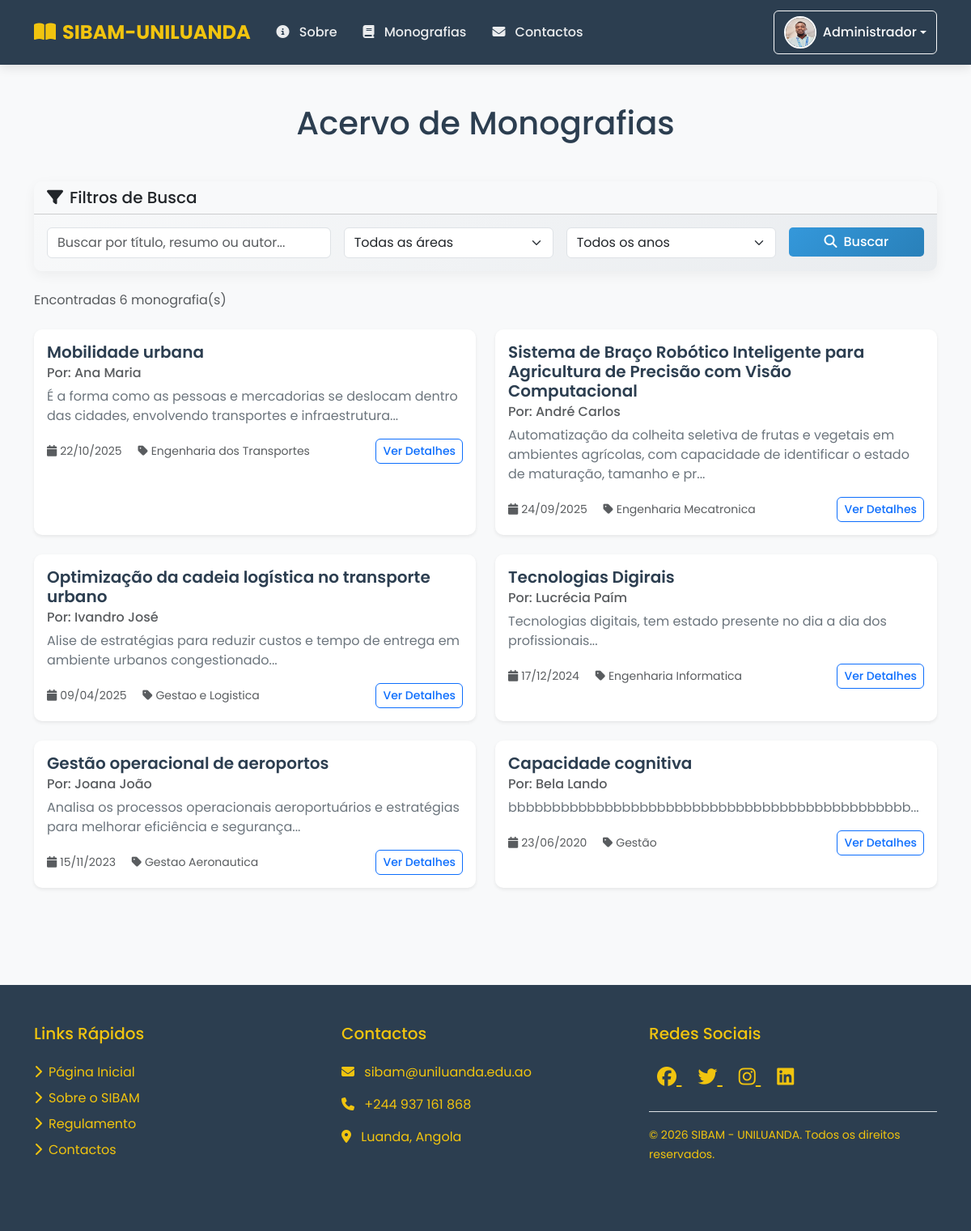
Before: /monografias.php (signed in) with the older database file.
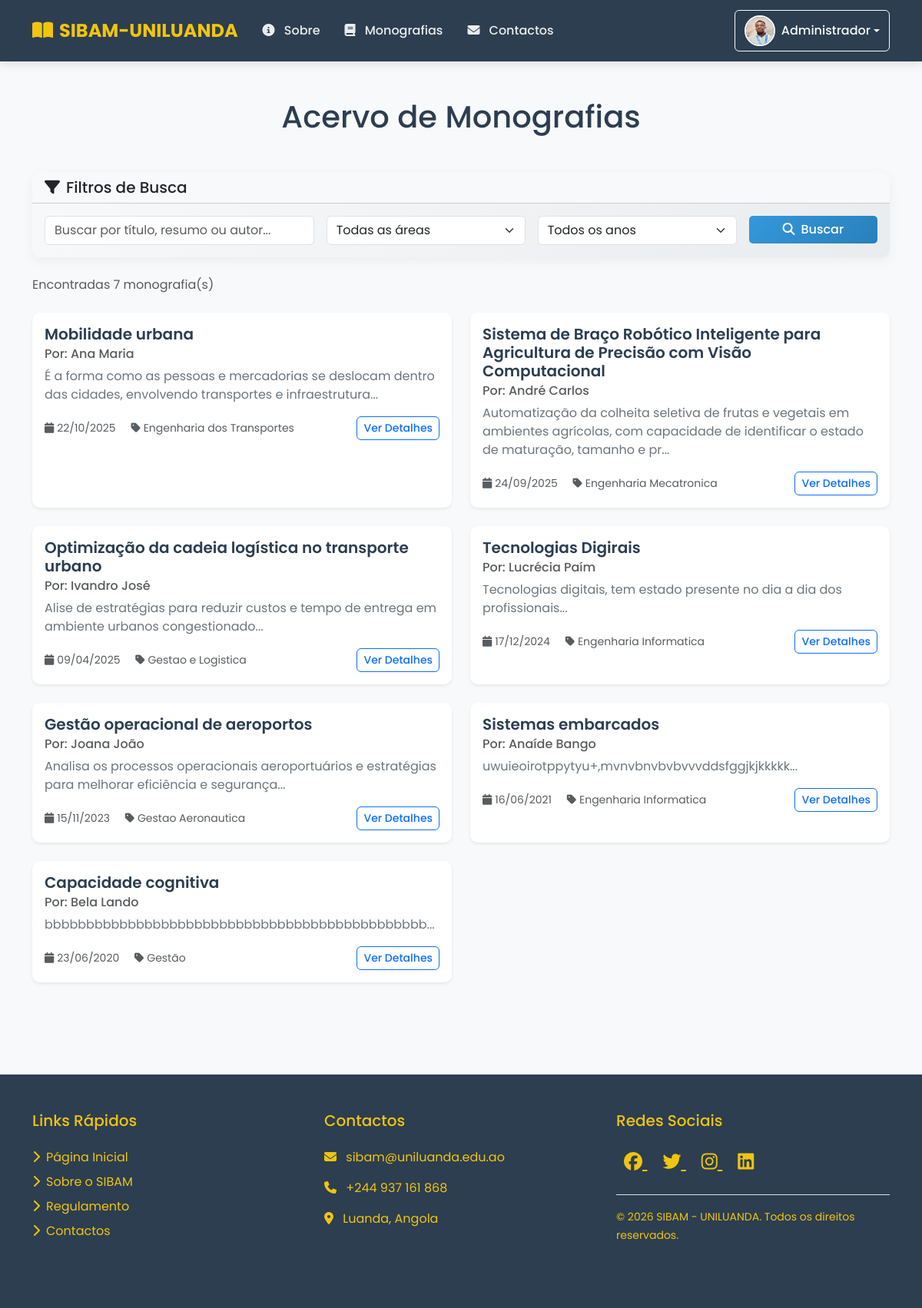
After: the same page with the newer database file.
### tables this page shows
CREATE TABLE `monografias` (
  `id` int NOT NULL AUTO_INCREMENT,
  `titulo` varchar(255) NOT NULL,
  `resumo` text NOT NULL,
  `autor_id` int NOT NULL,
  `orientador` varchar(100) DEFAULT NULL,
  `area` varchar(100) DEFAULT NULL,
  `palavras_chave` varchar(255) DEFAULT NULL,
  `arquivo` varchar(255) NOT NULL,
  `data_publicacao` date DEFAULT NULL,
  `status` enum('pendente','aprovado','rejeitado') DEFAULT 'pendente',
  `data_submissao` timestamp NULL DEFAULT CURRENT_TIMESTAMP,
  PRIMARY KEY (`id`),
  KEY `autor_id` (`autor_id`),
  CONSTRAINT `fk_monografias_autor` FOREIGN KEY (`autor_id`) REFERENCES `usuarios` (`id`) ON DELETE CASCADE ON UPDATE CASCADE
);

CREATE TABLE `usuarios` (
  `id` int NOT NULL AUTO_INCREMENT,
  `nome` varchar(100) NOT NULL,
  `email` varchar(100) NOT NULL,
  `password` varchar(255) NOT NULL,
  `tipo` enum('admin','estudante','professor') DEFAULT 'estudante',
  `foto` varchar(255) DEFAULT 'default.png',
  `data_criacao` timestamp NULL DEFAULT CURRENT_TIMESTAMP,
  `data_atualizacao` timestamp NULL DEFAULT CURRENT_TIMESTAMP ON UPDATE CURRENT_TIMESTAMP,
  PRIMARY KEY (`id`),
  UNIQUE KEY `email` (`email`)
);

### includes/functions.php (called while the page is built, shortened)
<?php
function formatDate($date) {
    return date('d/m/Y', strtotime($date));
}
?>

### monografias.php (the view, shortened to what this page needs)
<?php
require_once 'includes/config.php';
$page = isset($_GET['page']) ? (int)$_GET['page'] : 1;
$limit = 10;
$offset = ($page - 1) * $limit;
$search = isset($_GET['search']) ? sanitizeInput($_GET['search']) : '';
$query = "SELECT m.*, u.nome as autor FROM monografias m
          LEFT JOIN usuarios u ON m.autor_id = u.id
          WHERE 1=1";
$countQuery = "SELECT COUNT(*) as total FROM monografias m
               LEFT JOIN usuarios u ON m.autor_id = u.id
               WHERE 1=1";
$stmt = $db->prepare($countQuery);
$stmt->execute();
$totalRecords = $stmt->fetch(PDO::FETCH_ASSOC)['total'];
$query .= " ORDER BY m.data_publicacao DESC LIMIT :limit OFFSET :offset";
$stmt = $db->prepare($query);
$stmt->bindValue(':limit', $limit, PDO::PARAM_INT);
$stmt->bindValue(':offset', $offset, PDO::PARAM_INT);
$stmt->execute();
$monografias = $stmt->fetchAll(PDO::FETCH_ASSOC);
?>
<!DOCTYPE html>
<html lang="pt-pt">
<head>
    <?php include 'includes/head.php'; ?>
</head>
<body>
    <?php include 'includes/header.php'; ?>
    <div class="container py-5">
        <h1 class="text-center mb-5">Acervo de Monografias</h1>
        <div class="card mb-4 filter-card">
            <div class="card-header bg-light">
                <h5 class="mb-0"><i class="fas fa-filter me-2"></i>Filtros de Busca</h5>
            </div>
            <div class="card-body">
                <form method="GET" class="row g-3">
                    <div class="col-md-4">
                        <input type="text" class="form-control" name="search" placeholder="Buscar por título, resumo ou autor..." value="<?php echo htmlspecialchars($search); ?>">
                    </div>
                    <div class="col-md-3">
                        <select class="form-select" name="area">
                            <option value="">Todas as áreas</option>
                        </select>
                    </div>
                    <div class="col-md-3">
                        <select class="form-select" name="ano">
                            <option value="">Todos os anos</option>
                        </select>
                    </div>
                    <div class="col-md-2">
                        <button type="submit" class="btn btn-primary w-100"><i class="fas fa-search me-2"></i>Buscar</button>
                    </div>
                </form>
            </div>
        </div>
        <div class="mb-4">
            <p class="text-muted">Encontradas <?php echo $totalRecords; ?> monografia(s)</p>
        </div>
        <?php if (count($monografias) > 0): ?>
            <div class="row">
                <?php foreach ($monografias as $monografia): ?>
                    <div class="col-md-6 mb-4">
                        <div class="card h-100 shadow-sm">
                            <div class="card-body">
                                <h5 class="card-title"><?php echo htmlspecialchars($monografia['titulo']); ?></h5>
                                <h6 class="card-subtitle mb-2 text-muted">Por: <?php echo htmlspecialchars($monografia['autor']); ?></h6>
                                <p class="card-text"><?php echo substr(htmlspecialchars($monografia['resumo']), 0, 150); ?>...</p>
                                <div class="d-flex justify-content-between align-items-center">
                                    <small class="text-muted">
                                        <i class="fas fa-calendar me-1"></i><?php echo formatDate($monografia['data_publicacao']); ?>
                                        <i class="fas fa-tag ms-3 me-1"></i><?php echo htmlspecialchars($monografia['area']); ?>
                                    </small>
                                    <a href="detalhes_monografia.php?id=<?php echo $monografia['id']; ?>" class="btn btn-sm btn-outline-primary">Ver Detalhes</a>
                                </div>
                            </div>
                        </div>
                    </div>
                <?php endforeach; ?>
            </div>
        <?php endif; ?>
    </div>
    <?php include 'includes/footer.php'; ?>
</body>
</html>

Changed rows visible on the page:
added monografias: titulo "Sistemas embarcados", autor.nome "Anaíde Bango", resumo "uwuieoirotppytyu+,mvnvbnvbvbvvvddsfggjkjkkkkk", data_publicacao "16/06/2021", area "Engenharia Informatica"
Other visible differences:
$totalRecords: "6" → "7"
